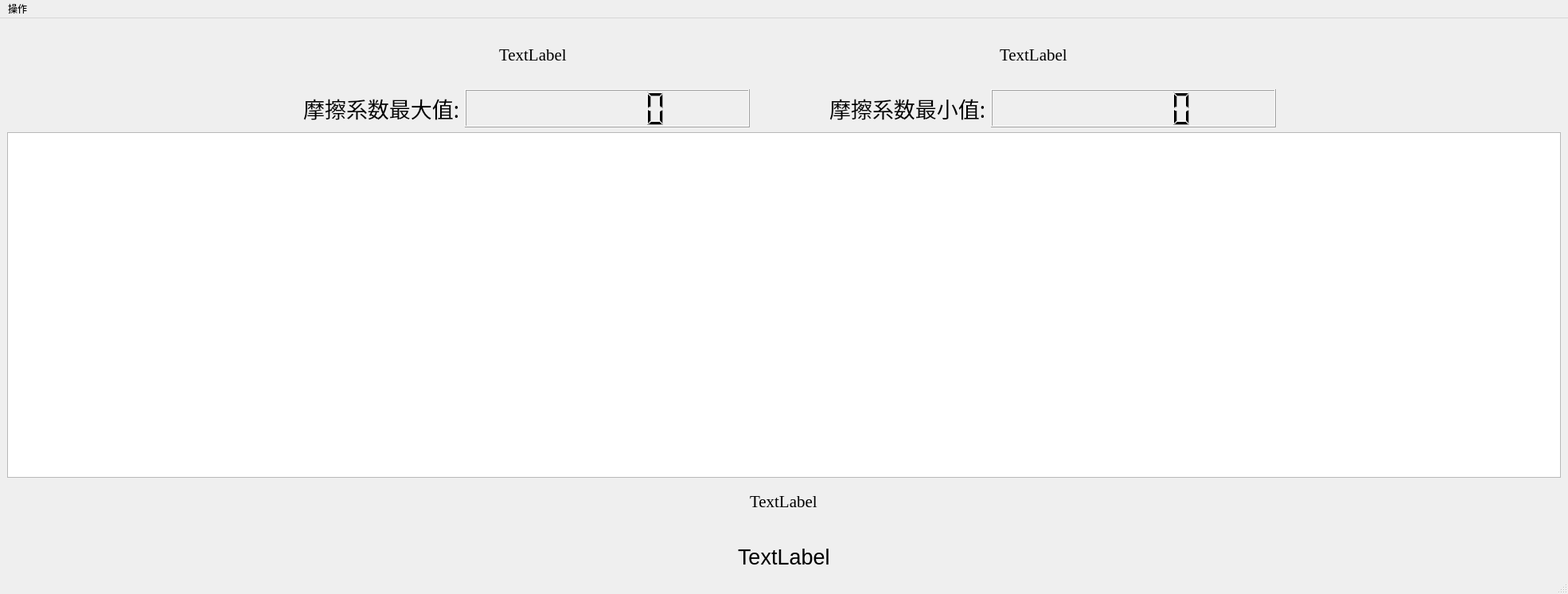
<?xml version="1.0" encoding="UTF-8"?>
<ui version="4.0">
 <class>MainWindow</class>
 <widget class="QMainWindow" name="MainWindow">
  <property name="geometry">
   <rect>
    <x>0</x>
    <y>0</y>
    <width>1970</width>
    <height>746</height>
   </rect>
  </property>
  <property name="windowTitle">
   <string>测试单</string>
  </property>
  <widget class="QWidget" name="centralwidget">
   <layout class="QVBoxLayout" name="verticalLayout" stretch="0,1,0,2,18,2,1,1">
    <item>
     <spacer name="verticalSpacer_6">
      <property name="orientation">
       <enum>Qt::Vertical</enum>
      </property>
      <property name="sizeHint" stdset="0">
       <size>
        <width>20</width>
        <height>25</height>
       </size>
      </property>
     </spacer>
    </item>
    <item>
     <layout class="QHBoxLayout" name="horizontalLayout">
      <item>
       <spacer name="horizontalSpacer_4">
        <property name="orientation">
         <enum>Qt::Horizontal</enum>
        </property>
        <property name="sizeType">
         <enum>QSizePolicy::Fixed</enum>
        </property>
        <property name="sizeHint" stdset="0">
         <size>
          <width>80</width>
          <height>20</height>
         </size>
        </property>
       </spacer>
      </item>
      <item>
       <widget class="QLabel" name="label_name">
        <property name="sizePolicy">
         <sizepolicy hsizetype="Fixed" vsizetype="Preferred">
          <horstretch>0</horstretch>
          <verstretch>0</verstretch>
         </sizepolicy>
        </property>
        <property name="font">
         <font>
          <family>Times New Roman</family>
          <pointsize>16</pointsize>
         </font>
        </property>
        <property name="text">
         <string>TextLabel</string>
        </property>
       </widget>
      </item>
      <item>
       <widget class="QLabel" name="label_time">
        <property name="sizePolicy">
         <sizepolicy hsizetype="Fixed" vsizetype="Preferred">
          <horstretch>0</horstretch>
          <verstretch>0</verstretch>
         </sizepolicy>
        </property>
        <property name="font">
         <font>
          <family>Times New Roman</family>
          <pointsize>16</pointsize>
         </font>
        </property>
        <property name="text">
         <string>TextLabel</string>
        </property>
       </widget>
      </item>
      <item>
       <spacer name="horizontalSpacer_5">
        <property name="orientation">
         <enum>Qt::Horizontal</enum>
        </property>
        <property name="sizeType">
         <enum>QSizePolicy::Fixed</enum>
        </property>
        <property name="sizeHint" stdset="0">
         <size>
          <width>80</width>
          <height>20</height>
         </size>
        </property>
       </spacer>
      </item>
     </layout>
    </item>
    <item>
     <spacer name="verticalSpacer_2">
      <property name="orientation">
       <enum>Qt::Vertical</enum>
      </property>
      <property name="sizeHint" stdset="0">
       <size>
        <width>20</width>
        <height>25</height>
       </size>
      </property>
     </spacer>
    </item>
    <item>
     <layout class="QHBoxLayout" name="horizontalLayout_2" stretch="2,4,2,2,4,2,2">
      <property name="sizeConstraint">
       <enum>QLayout::SetDefaultConstraint</enum>
      </property>
      <item>
       <spacer name="horizontalSpacer">
        <property name="orientation">
         <enum>Qt::Horizontal</enum>
        </property>
        <property name="sizeHint" stdset="0">
         <size>
          <width>40</width>
          <height>20</height>
         </size>
        </property>
       </spacer>
      </item>
      <item>
       <widget class="QLabel" name="label_14">
        <property name="sizePolicy">
         <sizepolicy hsizetype="Fixed" vsizetype="Preferred">
          <horstretch>0</horstretch>
          <verstretch>0</verstretch>
         </sizepolicy>
        </property>
        <property name="font">
         <font>
          <family>AcadEref</family>
          <pointsize>20</pointsize>
         </font>
        </property>
        <property name="text">
         <string>  摩擦系数最大值:</string>
        </property>
       </widget>
      </item>
      <item>
       <widget class="QLCDNumber" name="lcd_maxmiu">
        <property name="sizePolicy">
         <sizepolicy hsizetype="Preferred" vsizetype="Preferred">
          <horstretch>0</horstretch>
          <verstretch>0</verstretch>
         </sizepolicy>
        </property>
        <property name="font">
         <font>
          <family>AcadEref</family>
          <pointsize>20</pointsize>
         </font>
        </property>
        <property name="digitCount">
         <number>6</number>
        </property>
        <property name="value" stdset="0">
         <double>0.000000000000000</double>
        </property>
       </widget>
      </item>
      <item>
       <spacer name="horizontalSpacer_3">
        <property name="orientation">
         <enum>Qt::Horizontal</enum>
        </property>
        <property name="sizeType">
         <enum>QSizePolicy::Fixed</enum>
        </property>
        <property name="sizeHint" stdset="0">
         <size>
          <width>80</width>
          <height>20</height>
         </size>
        </property>
       </spacer>
      </item>
      <item>
       <widget class="QLabel" name="label_15">
        <property name="sizePolicy">
         <sizepolicy hsizetype="Fixed" vsizetype="Preferred">
          <horstretch>0</horstretch>
          <verstretch>0</verstretch>
         </sizepolicy>
        </property>
        <property name="font">
         <font>
          <family>AcadEref</family>
          <pointsize>20</pointsize>
         </font>
        </property>
        <property name="text">
         <string>  摩擦系数最小值:</string>
        </property>
       </widget>
      </item>
      <item>
       <widget class="QLCDNumber" name="lcd_minmiu">
        <property name="sizePolicy">
         <sizepolicy hsizetype="Preferred" vsizetype="Preferred">
          <horstretch>0</horstretch>
          <verstretch>0</verstretch>
         </sizepolicy>
        </property>
        <property name="font">
         <font>
          <family>AcadEref</family>
          <pointsize>20</pointsize>
         </font>
        </property>
        <property name="layoutDirection">
         <enum>Qt::LeftToRight</enum>
        </property>
        <property name="digitCount">
         <number>6</number>
        </property>
        <property name="value" stdset="0">
         <double>0.000000000000000</double>
        </property>
       </widget>
      </item>
      <item>
       <spacer name="horizontalSpacer_2">
        <property name="orientation">
         <enum>Qt::Horizontal</enum>
        </property>
        <property name="sizeHint" stdset="0">
         <size>
          <width>40</width>
          <height>20</height>
         </size>
        </property>
       </spacer>
      </item>
     </layout>
    </item>
    <item>
     <widget class="QGraphicsView" name="graphicsView"/>
    </item>
    <item alignment="Qt::AlignHCenter">
     <widget class="QLabel" name="label_info">
      <property name="sizePolicy">
       <sizepolicy hsizetype="Preferred" vsizetype="Preferred">
        <horstretch>0</horstretch>
        <verstretch>0</verstretch>
       </sizepolicy>
      </property>
      <property name="font">
       <font>
        <family>Times New Roman</family>
        <pointsize>16</pointsize>
       </font>
      </property>
      <property name="text">
       <string>TextLabel</string>
      </property>
     </widget>
    </item>
    <item>
     <spacer name="verticalSpacer_4">
      <property name="orientation">
       <enum>Qt::Vertical</enum>
      </property>
      <property name="sizeHint" stdset="0">
       <size>
        <width>20</width>
        <height>25</height>
       </size>
      </property>
     </spacer>
    </item>
    <item alignment="Qt::AlignHCenter">
     <widget class="QLabel" name="label_company">
      <property name="font">
       <font>
        <family>Arial</family>
        <pointsize>20</pointsize>
       </font>
      </property>
      <property name="text">
       <string>TextLabel</string>
      </property>
     </widget>
    </item>
   </layout>
  </widget>
  <widget class="QMenuBar" name="menubar">
   <property name="geometry">
    <rect>
     <x>0</x>
     <y>0</y>
     <width>1970</width>
     <height>30</height>
    </rect>
   </property>
   <widget class="QMenu" name="menu">
    <property name="title">
     <string>操作</string>
    </property>
    <addaction name="save_action"/>
   </widget>
   <addaction name="menu"/>
  </widget>
  <widget class="QStatusBar" name="statusbar"/>
  <action name="save_action">
   <property name="text">
    <string>保存测试单</string>
   </property>
  </action>
 </widget>
 <resources/>
 <connections/>
</ui>
